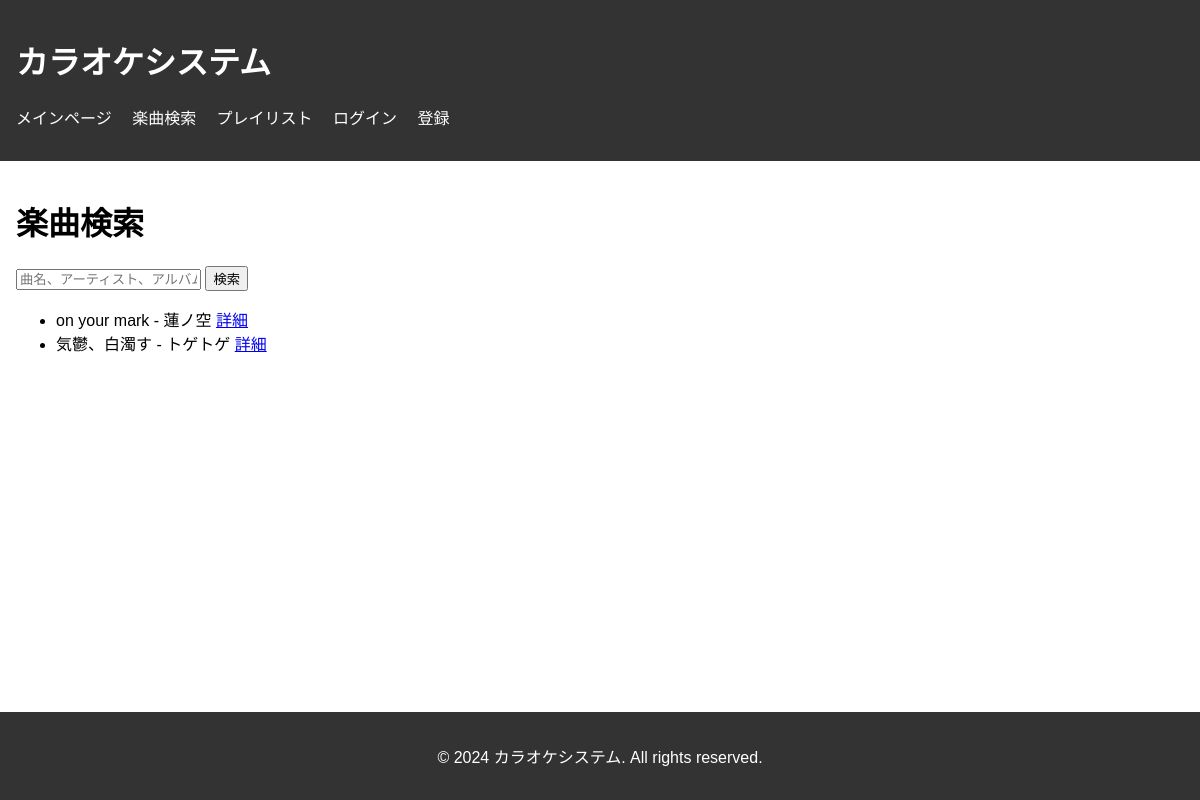
The app's page /search/ with its own data.
### karaoke/models/song.py (models this page shows, shortened)
class Song(models.Model):
    songid = models.AutoField(primary_key=True)
    title = models.CharField(max_length=200)
    artist = models.CharField(max_length=200)
    album = models.CharField(max_length=200, null=True, blank=True)
    file_path = models.FileField(upload_to='songs/')

### karaoke/views.py (the view)
# urls.py: path('search/', views.search_songs, name='search_songs'),
def search_songs(request):
    query = request.GET.get('q', '').strip()
    page = request.GET.get('page', 1)
    results_per_page = 20
    if query:
        songs = Song.objects.filter(
            Q(title__icontains=query) |
            Q(artist__icontains=query) |
            Q(album__icontains=query)
        ).distinct().order_by('title')
    else:
        songs = Song.objects.all().order_by('title')[:100]
    paginator = Paginator(songs, results_per_page)
    try:
        songs_page = paginator.page(page)
    except PageNotAnInteger:
        songs_page = paginator.page(1)
    except EmptyPage:
        songs_page = paginator.page(paginator.num_pages)
    context = {
        'songs': songs_page,
        'query': query,
        'is_paginated': songs_page.has_other_pages(),
    }
    if not songs and query:
        messages.info(request, "結果がありませんでした")
    return render(request, 'search_songs.html', context)

### karaoke/templates/search_songs.html (shortened to what this page needs)
{% extends 'base.html' %}
{% block content %}
<body>
    {% include 'search_form.html' %}
    {% if songs %}
        <ul>
            {% for song in songs %}
            <li>{{ song.title }} - {{ song.artist }}
                <a href="{% url 'song_detail' song.songid %}">詳細</a>
            </li>
        {% endfor %}
        </ul>
    {% else %}
        <p>結果がありませんでした</p>
    {% endif %}
</body>
{% endblock %}

### karaoke/templates/base.html (style rules this page uses)
body { font-family: Arial, sans-serif; margin: 0; padding: 0; display: flex; flex-direction: column; min-height: 100vh; }

### records on screen
Song: title "on your mark", artist "蓮ノ空"
Song: title "気鬱、白濁す", artist "トゲトゲ"
